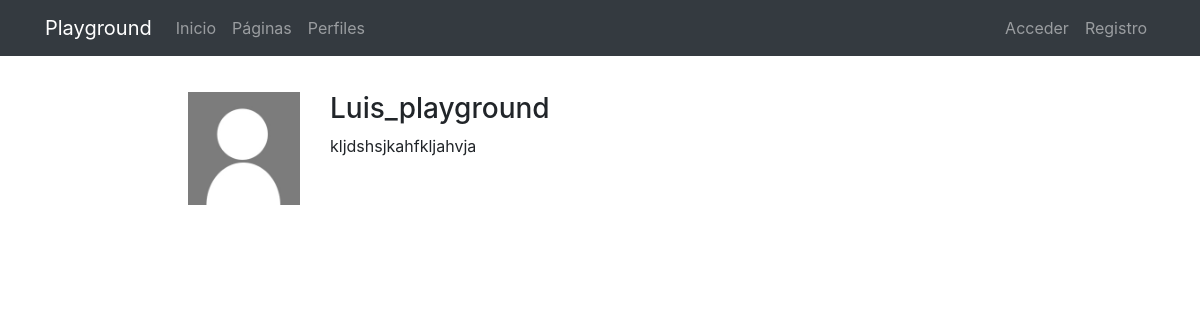
Page /profiles/Luis_playground/ on the earlier database version.
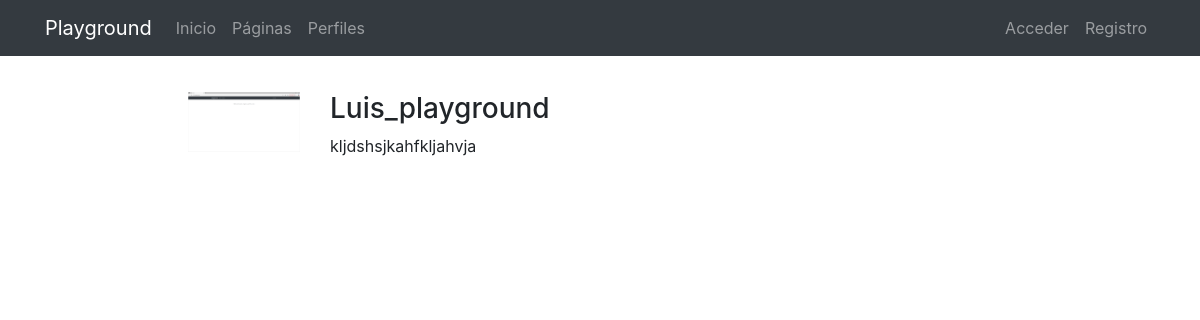
Same page on the later database version.
### registration/models.py (models this page shows)
class Profile(models.Model):
    user = models.OneToOneField(User, on_delete=models.CASCADE)
    avatar = models.ImageField(upload_to=custom_upload_to, null=True, blank=True)
    bio = models.TextField(null=True, blank=True)
    link = models.URLField(max_length=200, null=True, blank=True)
    class Meta:
        ordering = ['user__username']

### Profiles/views.py (the view)
# urls.py: path('<username>/', ProfileDetailView.as_view(), name='profile_detail'),
class ProfileDetailView(DetailView):
    model = Profile
    template_name = 'Profiles/profile_detail.html'
    def get_object(self):
        return get_object_or_404(Profile, user__username=self.kwargs['username'])

### Profiles/templates/Profiles/profile_detail.html (shortened to what this page needs)
{% extends 'core/base.html' %}
{% load static %}
{% block content %}
<main role="main">
  <div class="container">
    <div class="row mt-3">
      <div class="col-md-9 mx-auto mb-5">
        <form action="" method="post" enctype="multipart/form-data">{% csrf_token %}
          <div class="row">
            <div class="col-md-2">
              {% if profile.avatar %}
                <img src="{{profile.avatar.url}}" class="img-fluid">
              {% else %}
                <img src="{% static 'registration/img/no-avatar.jpg' %}" class="img-fluid">
              {% endif %}
            </div>
            <div class="col-md-10">
              <h3>{{profile.user}}</h3>
              {% if profile.bio %}<p>{{profile.bio}}</p>{% endif %}
            </div>
          </div>
        </form>
      </div>
    </div>
  </div>
</main>
{% endblock %}

Differences in the rows shown:
changed Profile "kljdshsjkahfkljahvja": avatar: picture added
